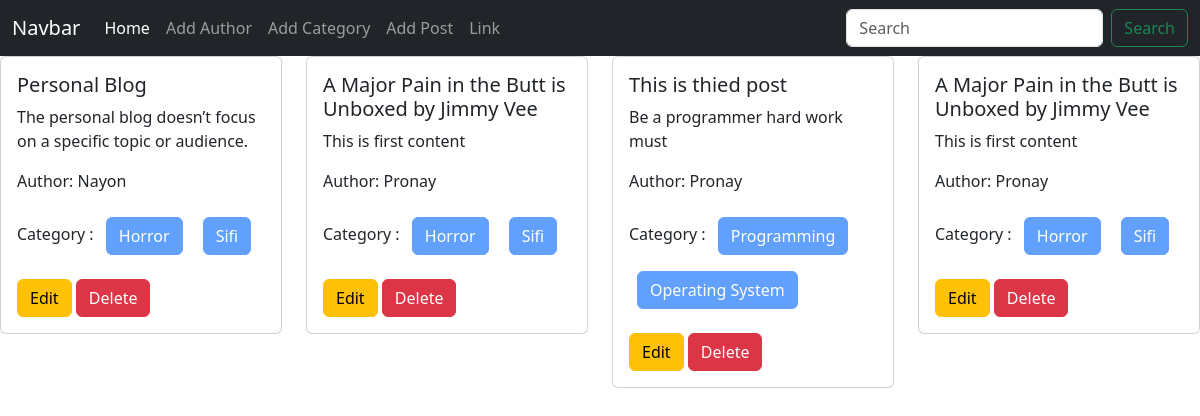
The page / on the database its author committed.
### posts/models.py (models this page shows, shortened)
class Post(models.Model):
    title = models.CharField(max_length = 50)
    content = models.TextField()
    category = models.ManyToManyField(Category)
    author = models.ForeignKey(Author, on_delete = models.CASCADE)

### author/models.py (models this page shows, shortened)
class Author(models.Model):
    name = models.CharField(max_length = 100)
    bio = models.TextField()
    phone_no = models.CharField(max_length = 12)

### categories/models.py (models this page shows, shortened)
class Category(models.Model):
    name = models.CharField(max_length = 100)

### blog_project/views.py (the view)
# urls.py: 2. Add a URL to urlpatterns:  path('', views.home, name='home')
def home(request):
    data = Post.objects.all()
    return render(request, 'index.html', {'data' : data})

### templates/index.html
{% extends "base.html" %} {% block content %}
<div class="row">
  {% for post in data %}
  <div class="col-sm-3 mb-3 mb-sm-0">
    <div class="card">
      <div class="card-body">
        <h5 class="card-title"> {{post.title}} </h5>
        <p class="card-text">
          {{post.content}}
        </p>
        <p>Author: {{post.author.name}} </p>
        <p>
          Category :
          {% for cat in post.category.all %}
          <button class = "btn btn-primary m-2 disabled">{{ cat.name }}</button>
          {% endfor %}
        </p>
        <a href="{% url 'edit_post' post.id %}" class="btn btn-warning">Edit</a>
        <a href="{% url 'delete_post' post.id %}" class="btn btn-danger">Delete</a>
      </div>
    </div>
  </div>
  {% endfor %}
</div>
{% endblock %}

### templates/base.html (shortened to what this page needs)
<!DOCTYPE html>
<html lang="en">
<head>
    <link href="https://cdn.jsdelivr.net/npm/bootstrap@5.3.2/dist/css/bootstrap.min.css" rel="stylesheet">
</head>
<body>
    <nav class="navbar navbar-expand-lg navbar-dark bg-dark">
        <div class="container-fluid">
          <a class="navbar-brand" href="#">Navbar</a>
          <div class="collapse navbar-collapse" id="navbarSupportedContent">
            <ul class="navbar-nav me-auto mb-2 mb-lg-0">
              <li class="nav-item">
                <a class="nav-link active" aria-current="page" href="{% url 'homepage' %}">Home</a>
              </li>
              <li class="nav-item">
                <a class="nav-link" href="{% url 'add_author' %}">Add Author</a>
              </li>
              <li class="nav-item">
                <a class="nav-link" href="{% url 'add_category' %}">Add Category</a>
              </li>
              <li class="nav-item">
                <a class="nav-link" href="{% url 'add_post' %}">Add Post</a>
              </li>
              <li class="nav-item">
                <a class="nav-link" href="#">Link</a>
              </li>
            </ul>
            <form class="d-flex" role="search">
              <input class="form-control me-2" type="search" placeholder="Search" aria-label="Search">
              <button class="btn btn-outline-success" type="submit">Search</button>
            </form>
          </div>
        </div>
      </nav>
      {% block content %}
      {% endblock  %}
</body>
</html>

### rows shown on the page
Post: title "Personal Blog", content "The personal blog doesn’t focus on a specific topic or audience.", author.name "Nayon"
Category: name "Horror"
Category: name "Sifi"
Post: title "A Major Pain in the Butt is Unboxed by Jimmy Vee", content "This is first content", author.name "Pronay"
Post: title "This is thied post", content "Be a programmer hard work must", author.name "Pronay"
Category: name "Programming"
Category: name "Operating System"
Post: title "A Major Pain in the Butt is Unboxed by Jimmy Vee", content "This is first content", author.name "Pronay"
